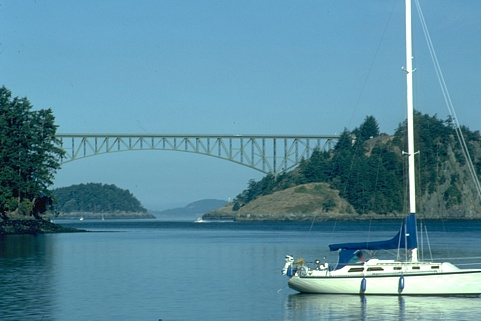
%> input picture 22090.jpg, 481 x 321 px
$ octave demo_eval.m   (GNU Octave 9; MATLAB toolbox functions it lacks are replaced by stand-ins)
%> lines starting %> are read from the running program, lines starting %| are printed output that depends on the picture; in (x1, y1, x2, y2) boxes, pixels count from 0 and x2, y2 are one past the last pixel; in counts of white or black regions, pixels touching at a corner belong together; the program's own positions count from 1; long printed decimals are rounded
### eval_all.m
function [BR_ori, BR_ins] = eval_all(labels, Seg, fig_ori, is_disp)
%EVAL_ALL Compute boundary recall metrics for superpixel segmentation.
%
%   [BR_ori, BR_ins] = EVAL_ALL(labels, Seg) computes:
%       BR_ori - Boundary Recall over all ground-truth boundary pixels.
%       BR_ins - Instance Boundary Recall, i.e. the average Boundary Recall
%                computed separately for each ground-truth region.
%
%   [BR_ori, BR_ins] = EVAL_ALL(labels, Seg, fig_ori, is_disp) optionally
%   displays a boundary-recall visualization when is_disp is true. In the
%   visualization, missed GT boundaries are red, recalled GT boundaries are
%   black, and superpixel-only boundaries are green.
%
%   Inputs:
%       labels  - H-by-W superpixel label map. Labels may be non-consecutive
%                 and may start from 0 or 1.
%       Seg     - H-by-W ground-truth segmentation label map. Labels may be
%                 non-consecutive and may start from 0 or 1.
%       fig_ori - Optional H-by-W or H-by-W-by-3 image for visualization.
%       is_disp - Optional logical flag. Default: false.
%
%   The boundary tolerance follows the original implementation:
%       r = round(0.0025 * sqrt(H^2 + W^2)).

if nargin < 4 || isempty(is_disp)
    is_disp = false;
end
if nargin < 3
    fig_ori = [];
end

validateattributes(labels, {'numeric', 'logical'}, {'2d', 'nonempty'}, mfilename, 'labels', 1);
validateattributes(Seg, {'numeric', 'logical'}, {'2d', 'nonempty'}, mfilename, 'Seg', 2);

if ~isequal(size(labels), size(Seg))
    error('eval_all:SizeMismatch', 'labels and Seg must have the same height and width.');
end

[M, N] = size(Seg);
r = round(0.0025 * sqrt(M^2 + N^2));

gtBoundary = boundarymask(Seg, 4);
spBoundary = boundarymask(labels, 4);

kernel = true(2 * r + 1);
matchedBoundary = conv2(double(spBoundary), double(kernel), 'same') > 0;

gtBoundaryCount = nnz(gtBoundary);
if gtBoundaryCount == 0
    BR_ori = NaN;
else
    BR_ori = nnz(gtBoundary & matchedBoundary) / gtBoundaryCount;
end

gtLabels = unique(Seg(:));
BR_each = NaN(numel(gtLabels), 1);

for k = 1:numel(gtLabels)
    instanceBoundary = gtBoundary & (Seg == gtLabels(k));
    boundaryCount = nnz(instanceBoundary);

    if boundaryCount > 0
        BR_each(k) = nnz(instanceBoundary & matchedBoundary) / boundaryCount;
    end
end

BR_ins = mean(BR_each, 'omitnan');

if is_disp
    if isempty(fig_ori)
        error('eval_all:MissingImage', 'fig_ori is required when is_disp is true.');
    end
    show_boundary_recall(fig_ori, gtBoundary, spBoundary, matchedBoundary);
end

end

function show_boundary_recall(fig_ori, gtBoundary, spBoundary, matchedBoundary)
rgb = prepare_display_image(fig_ori);

missedGt = gtBoundary & ~matchedBoundary;
recalledGt = gtBoundary & matchedBoundary;
spOnly = spBoundary & ~gtBoundary;

rgb = set_rgb_pixels(rgb, spOnly, [0, 255, 0]);
rgb = set_rgb_pixels(rgb, recalledGt, [0, 0, 0]);
rgb = set_rgb_pixels(rgb, missedGt, [255, 0, 0]);

figure;
imshow(rgb);
title('Boundary Recall');
end

function rgb = prepare_display_image(img)
if ndims(img) == 2
    img = repmat(img, 1, 1, 3);
end

if size(img, 3) ~= 3
    error('eval_all:InvalidImage', 'fig_ori must be H-by-W or H-by-W-by-3.');
end

if isfloat(img)
    if max(img(:)) <= 1
        rgb = uint8(round(255 * min(max(img, 0), 1)));
    else
        rgb = uint8(min(max(round(img), 0), 255));
    end
else
    rgb = uint8(img);
end
end

function rgb = set_rgb_pixels(rgb, mask, color)
for c = 1:3
    channel = rgb(:, :, c);
    channel(mask) = color(c);
    rgb(:, :, c) = channel;
end
end

### demo_eval.m
clear;
clc;

% Set input paths.
labelsCsvPath = '22090.csv';
gtMatPath = '22090.mat';
imagePath = '22090.jpg';

% Whether to display the boundary-recall visualization.
isDisp = true;

labels = readmatrix(labelsCsvPath);

gt = load(gtMatPath);
Seg = gt.groundTruth{1}.Segmentation;

fig_ori = imread(imagePath);
%> fig_ori is the input picture: size 321x481x3 uint8; mean R, G, B 91.3, 141.3, 159.3

[BR_ori, BR_ins] = eval_all(labels, Seg, fig_ori, isDisp);
%> after the loop in set_rgb_pixels, `for c = 1:3`:
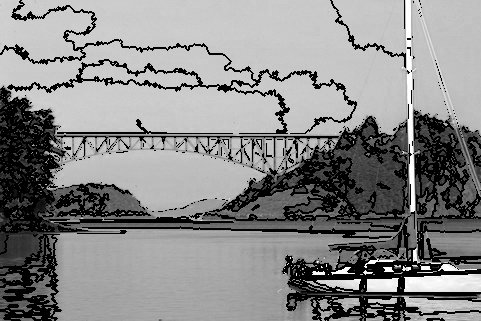
%> channel: size 321x481 uint8; min 0, max 255, mean 135.5
%> after the loop in set_rgb_pixels, `for c = 1:3`:
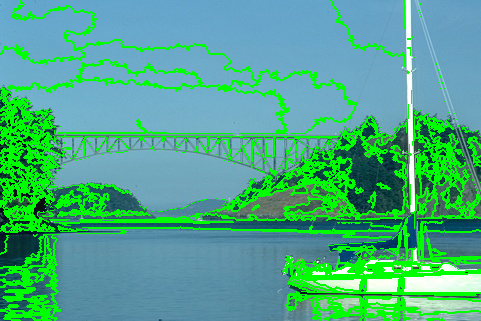
%> rgb: size 321x481x3 uint8; 19.72% of pixels changed, all inside (x1, y1, x2, y2) = (0, 0, 481, 321)
%> call 2 of set_rgb_pixels, with color = [0 0 0]
%> after the loop in set_rgb_pixels (call 2), `for c = 1:3`:
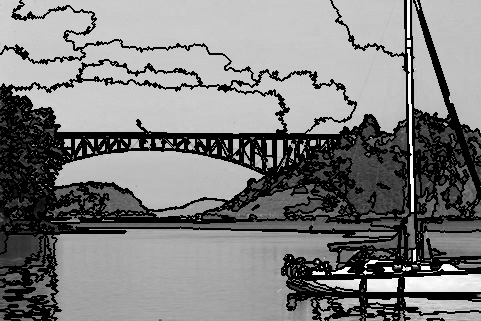
%> channel: size 321x481 uint8; min 0, max 255, mean 125.8
%> after the loop in set_rgb_pixels (call 2), `for c = 1:3`:
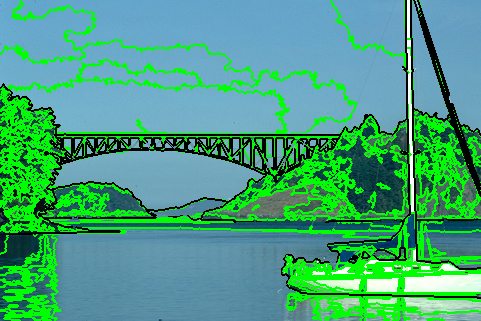
%> rgb: size 321x481x3 uint8; 6.41% of pixels changed, all inside (x1, y1, x2, y2) = (0, 0, 481, 299)
%> call 3 of set_rgb_pixels, with color = [255 0 0]
%> the loop in set_rgb_pixels (call 3), `for c = 1:3` made 3 passes
%> pass 1, in set_rgb_pixels (call 3), `channel = rgb(:, :, c);`:
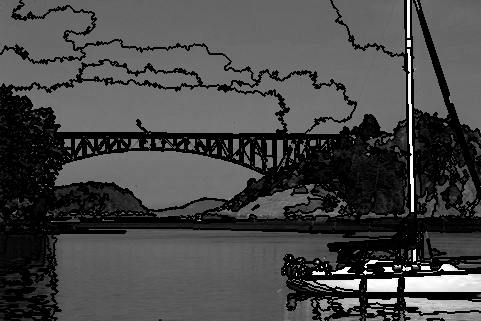
%> channel: size 321x481 uint8; min 0, max 255, mean 70.9
%> pass 2, in set_rgb_pixels (call 3), `channel = rgb(:, :, c);`:
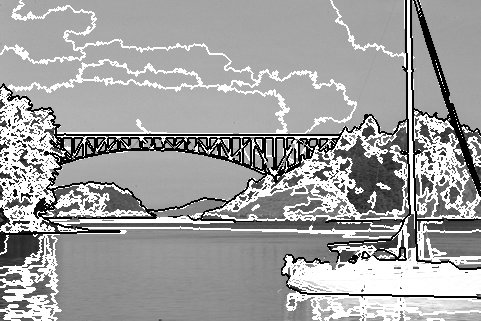
%> channel: size 321x481 uint8; min 0, max 255, mean 160.3
%> after the loop in set_rgb_pixels (call 3), `for c = 1:3`:
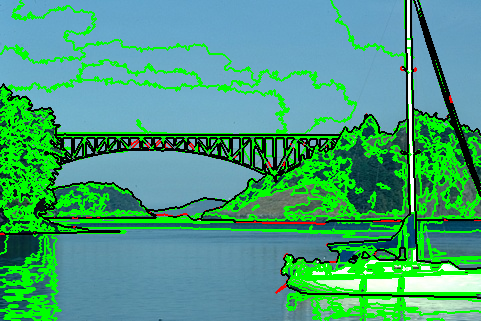
%> rgb: size 321x481x3 uint8; 0.35% of pixels changed, all inside (x1, y1, x2, y2) = (0, 66, 481, 294)
%> BR_ori = 0.948; BR_ins = 0.952
spNum = numel(unique(labels));

fprintf('Superpixel number: %d\n', spNum);
fprintf('BR_ori (Boundary Recall): %.6f\n', BR_ori);
%| BR_ori (Boundary Recall): 0.9482
fprintf('BR_ins (Instance Boundary Recall): %.6f\n', BR_ins);
%| BR_ins (Instance Boundary Recall): 0.9516
